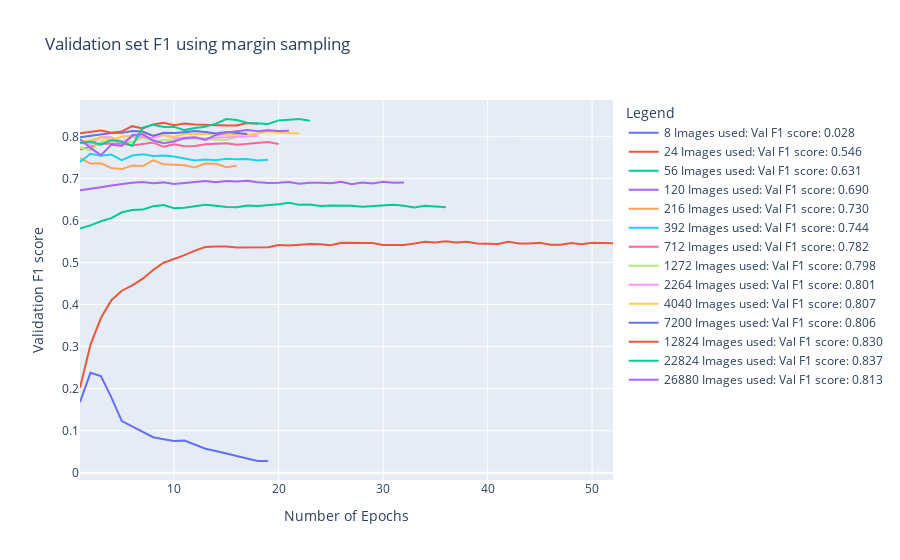

The notebook cell this image was saved under:
### Code cell
plot_validation_performance_vs_epochs(
    performance, 
    no_of_samples, 
    title="Validation set F1 using margin sampling", 
    x_axes="Number of Epochs", 
    y_axes="Validation F1 score", 
    plotting_curve="f1"  # Change to "f1" if you want to plot F1 scores instead
)
